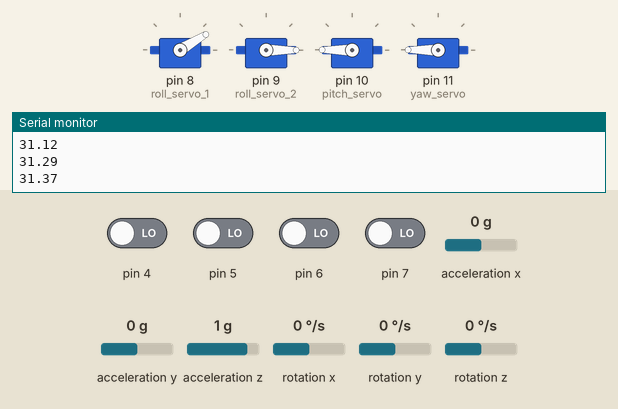
A sketch run on a simulated Arduino Uno, built with avr-gcc and run on an emulated ATmega328P. On the bench: 4 × servo, the last lines printed to the serial monitor. The inputs (shaded band) are chosen by the test bench; at power-on: pin 4–7 LOW, acceleration y 0 g, rotation z 0 °/s, acceleration z 1 g, acceleration x 0 g, rotation x 0 °/s, rotation y 0 °/s.

Above: at 1.2 s.
1.3 s: acceleration y set to -1.4 g
At 2.5 s:
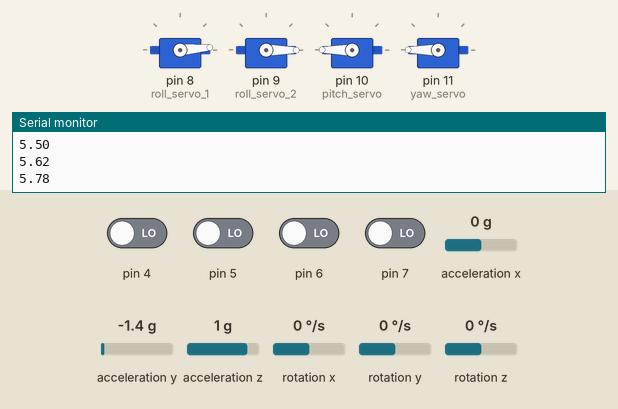
4.3 s: rotation z set to -192 °/s
At 4.88 s:
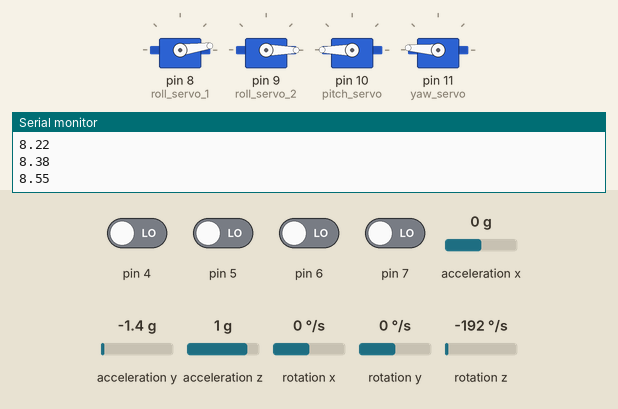
7.3 s: acceleration y set to 0.8 g
At 8.6 s:
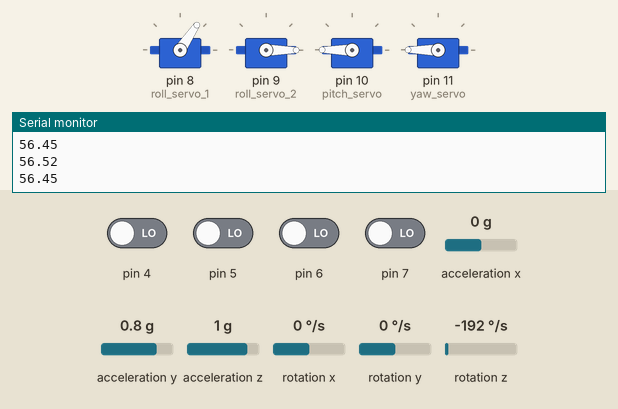
10.3 s: acceleration z set to 0 g
13.3 s: acceleration y set to 0 g
Timing chart, 0 to 16.3 s (numbered marks = the images above; inputs shaded):
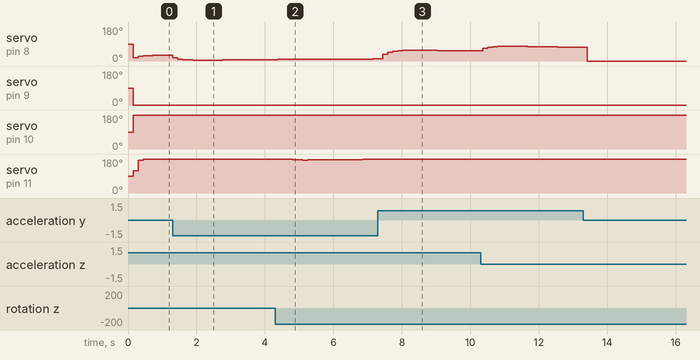

The sketch:

cruise_mode.ino
```cpp
/*
author: Andres Sandoval
date: 7/29/2020

code to command uav using pilot control (transmitter + receiver) and feedback control
using an mpu6050. Requires IC2dev, MPU6050, Wire, and Servo libraries.
 */

#include <I2Cdev.h>
#include <MPU6050.h>
#include <Wire.h>
#include <Servo.h>

const float sas_on = 1;  // augmentation on [1 or 0]

// FCS gains
const float k_p = 0.5;  // [deg servo/deg]
const float k_q = 0.25;  // [deg servo/deg]
const float k_r = 0.25;  // [deg servo/deg]
const float k_fcs_roll = 0.5;  // [deg servo/deg input]
const float k_fcs_pitch = -1;  // [deg servo/deg input]
const float k_fcs_yaw = -0.5;  // [deg servo/deg input]
const float k_fcs_flap = 2;  // [deg servo/deg input]

// filter properties
const float hp_frequency_roll = 0.05;  // [rad/s]
const float lp_frequency_roll = 8;  // [rad/s]
const float hp_frequency_pitch = 0.05;  // [rad/s]
const float lp_frequency_pitch = 8;  // [rad/s]
const float hp_frequency_yaw = 0.05;  // [rad/s]
const float lp_frequency_yaw = 8;  // [rad/s]
float roll_limits[] = {0, 180};  // [deg]
float pitch_limits[] = {0, 180};  // [deg]
float yaw_limits[] = {0, 180};  // [deg]

// sensor offsets
const float accel_x = -1329;
const float accel_y = 2498;
const float accel_z = 2094;
const float accel_correction = 16384;
const float gyro_correction = 131;
const float transmitter_min = 978;
const float transmitter_range = 1027;

Servo roll_servo_1;
Servo roll_servo_2;
Servo pitch_servo;
Servo yaw_servo;

// initialize variables
float alpha_hp_roll, alpha_lp_roll;
float alpha_hp_pitch, alpha_lp_pitch;
float alpha_hp_yaw, alpha_lp_yaw;

int ch2;
int ch3;
int ch4;
int ch5;

float t0, dt;

float d_a, d_a_l, d_a_r, a_x;
float d_e, a_y, theta;
float d_r, a_z;
float d_f;

double phi[] = {0, 0};
double p[] = {0, 0};
double phi_filtered[] = {0, 0};
double q[] = {0, 0};
double q_filtered[] = {0, 0};
double r[] = {0, 0};
double r_filtered[] = {0, 0};
double dal_filtered[] = {0, 0};
double dar_filtered[] = {0, 0};
double de_filtered[] = {0, 0};
double dr_filtered[] = {0, 0};
const int n = 1;

MPU6050 accelgyro;

int16_t ax, ay, az;
int16_t gx, gy, gz;

#define OUTPUT_READABLE_ACCELGYRO

void setup() {
  pinMode(4, INPUT);
  pinMode(5, INPUT);
  pinMode(6, INPUT);
  pinMode(7, INPUT);
  Serial.begin(9600);

  // join I2C bus (I2Cdev library doesn't do this automatically)
#if I2CDEV_IMPLEMENTATION == I2CDEV_ARDUINO_WIRE
  Wire.begin();
#elif I2CDEV_IMPLEMENTATION == I2CDEV_BUILTIN_FASTWIRE
  Fastwire::setup(400, true);
#endif
  accelgyro.initialize();
  accelgyro.setXAccelOffset(accel_x);
  accelgyro.setYAccelOffset(accel_y);
  accelgyro.setZAccelOffset(accel_z);

  roll_servo_1.attach(8);
  roll_servo_2.attach(9);
  pitch_servo.attach(10);
  yaw_servo.attach(11);
}
void loop() {
  t0 = millis();

  // read receiver
  ch2 = pulseIn(5, HIGH, 35000);
  ch3 = pulseIn(6, HIGH, 35000);
  ch4 = pulseIn(7, HIGH, 35000);
  ch5 = pulseIn(4, HIGH, 35000);
  d_a = (float(ch2) - transmitter_min - transmitter_range / 2) / transmitter_range * 180 * k_fcs_roll + 90;
  d_e = (float(ch3) - transmitter_min - transmitter_range / 2) / transmitter_range * 180 * k_fcs_pitch + 90;
  d_r = (float(ch4) - transmitter_min - transmitter_range / 2) / transmitter_range * 180 * k_fcs_yaw + 90;
  d_f = (float(ch5) - transmitter_min - transmitter_range / 2) / transmitter_range * 30 * k_fcs_flap + 15;

  // read raw accel/gyro measurements from device
  accelgyro.getMotion6(&ax, &ay, &az, &gx, &gy, &gz);

  // dynamics
  a_x = float(ax) / accel_correction;
  a_y = float(ay) / accel_correction;
  a_z = float(az) / accel_correction;
  p[1] = float(gx) / gyro_correction;
  q[1] = float(gy) / gyro_correction;
  r[1] = float(gz) / gyro_correction;
  phi[1] = (atan(a_y / sqrt(pow(a_x, 2) + pow(a_z, 2))) * 180 / PI);
  theta = (atan(-1 * a_x / sqrt(pow(a_x, 2) + pow(a_z, 2))) * 180 / PI);

  // data filters
  dt = (millis() - t0) / 1000;
  // roll high pass
  alpha_hp_roll = (1 / hp_frequency_roll) / ((1 / hp_frequency_roll) + dt);
  phi_filtered[n] = alpha_hp_roll * (phi_filtered[n - 1] + phi[n] - phi[n - 1]);
  phi[n - 1] = phi[n];
  phi_filtered[n - 1] = phi_filtered[n];

  // pitch high pass
  alpha_hp_pitch = (1 / hp_frequency_pitch) / ((1 / hp_frequency_pitch) + dt);
  q_filtered[n] = alpha_hp_pitch * (q_filtered[n - 1] + q[n] - q[n - 1]);
  q[n - 1] = q[n];
  q_filtered[n - 1] = q_filtered[n];

  // yaw high pass
  alpha_hp_yaw = (1 / hp_frequency_yaw) / ((1 / hp_frequency_yaw) + dt);
  r_filtered[n] = alpha_hp_yaw * (r_filtered[n - 1] + r[n] - r[n - 1]);
  r[n - 1] = r[n];
  r_filtered[n - 1] = r_filtered[n];

  // sum commands
  d_a_l = -d_f + d_a + sas_on*(k_p * phi_filtered[n]);
  d_a_r = d_f + d_a + sas_on*(k_p * phi_filtered[n]); // anti-symmetric
  d_e = d_e + sas_on*(k_q * q_filtered[n]);
  d_r = d_r + sas_on*(k_r * r_filtered[n]);


  // command filters
  dt = (millis() - t0) / 1000;
  // roll low pass
  alpha_lp_roll = dt / ((1 / lp_frequency_roll) + dt);
  dal_filtered[n] = alpha_lp_roll * d_a_l + (1 - alpha_lp_roll) * dal_filtered[n-1];
  dal_filtered[n-1] = dal_filtered[n];
  dar_filtered[n] = alpha_lp_roll * d_a_r + (1 - alpha_lp_roll) * dar_filtered[n-1];
  dar_filtered[n-1] = dar_filtered[n];

  // pitch high pass
  alpha_lp_pitch = dt / ((1 / lp_frequency_pitch) + dt);
  de_filtered[n] = alpha_lp_pitch * d_e + (1 - alpha_lp_pitch) * de_filtered[n-1];
  de_filtered[n-1] = de_filtered[n];

  // yaw high pass
  alpha_lp_yaw = dt / ((1 / lp_frequency_yaw) + dt);
  dr_filtered[n] = alpha_lp_yaw * d_r + (1 - alpha_lp_yaw) * dr_filtered[n-1];
  dr_filtered[n-1] = dr_filtered[n];

  // limits
  if (dal_filtered[n]<roll_limits[0]) {dal_filtered[n]=roll_limits[0];}
  if (dar_filtered[n]<roll_limits[0]) {dar_filtered[n]=roll_limits[0];}
  if (de_filtered[n]<pitch_limits[0]) {de_filtered[n]=pitch_limits[0];}
  if (dr_filtered[n]<yaw_limits[0]) {dr_filtered[n]=yaw_limits[0];}
  if (dal_filtered[n]>roll_limits[1]) {dal_filtered[n]=roll_limits[1];}
  if (dar_filtered[n]>roll_limits[1]) {dar_filtered[n]=roll_limits[1];}
  if (de_filtered[n]>pitch_limits[1]) {de_filtered[n]=pitch_limits[1];}
  if (dr_filtered[n]>yaw_limits[1]) {dr_filtered[n]=yaw_limits[1];}

  // command servos
  Serial.println(dal_filtered[n]);
  roll_servo_1.write(dal_filtered[n]);
  roll_servo_2.write(dar_filtered[n]);
  pitch_servo.write(de_filtered[n]);
  yaw_servo.write(dr_filtered[n]);
}
```

Measured:
- after the input at 1.3 s, servo on pin 8 (roll_servo_1): 31° → 16° at once, → 10° 0.15 s later, → 7° 0.15 s later, → 6° 0.15 s later, … (7 changes in this stretch)
- after the input at 4.3 s, servo on pin 11 (yaw_servo): 180° → 178° after 0.37 s, → 176° 0.15 s later, → 175° 0.15 s later, → 174° 0.15 s later, … (9 changes in this stretch)
